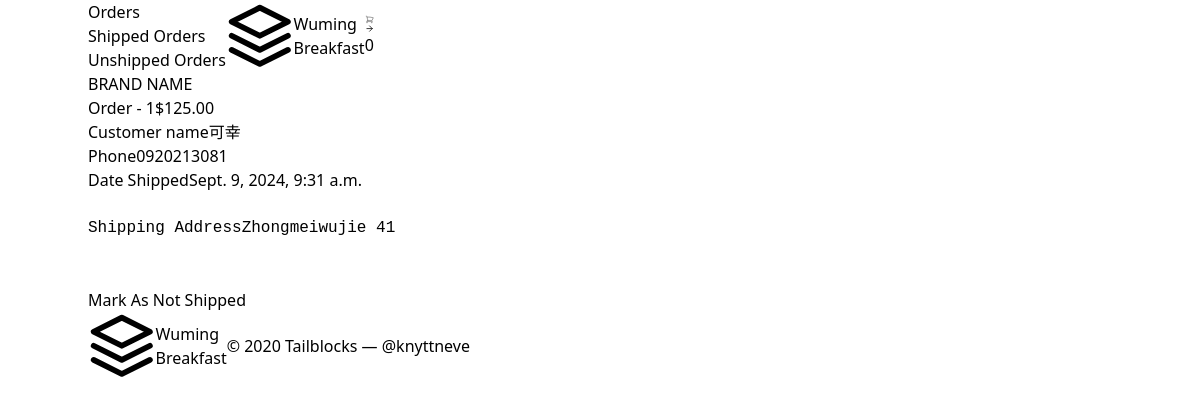
The app's page /payment/order_detail/1/ (signed in) with its own data.
### payment/models.py (models this page shows, shortened)
class Order(models.Model):
    user = models.ForeignKey(User, on_delete=models.CASCADE, blank=True, null=True)
    full_nammes = models.CharField(max_length=200)
    phone = models.CharField(max_length=200)
    email = models.EmailField(max_length=200, blank=True, null=True)
    shipping_address = models.TextField(max_length=200, blank=True, null=True)
    amount_paid = models.DecimalField(max_digits=6, decimal_places=2)
    date_added = models.DateTimeField(auto_now_add=True)
    shipped = models.BooleanField(default=False)
    date_shipped = models.DateTimeField(blank=True, null=True)

### payment/views.py (the view, shortened to what this page needs)
# urls.py: path('order_detail/<int:pk>/', views.order_detail, name='order_detail'),
def order_detail(request, pk):
    if request.user.is_authenticated and request.user.is_superuser:
        order = Order.objects.get(id=pk)
        items = OrderItem.objects.filter(order=pk)
        return render(request, 'payment/order_detail.html',{"order": order, "items": items})
    else:
        messages.error(request, 'You are not authorized to view this page!')
        return redirect('index')

### cart/cart.py (called while the page is built)
    def __len__(self):
        return len(self.cart)

### cart/context_proccessors.py (called while the page is built)
def cart(request):
    return {'cart': Cart(request)}

### payment/templates/payment/order_detail.html (shortened to what this page needs)
{% extends 'wuming/base.html' %}
{% block content %}
<section class="text-gray-600 body-font overflow-hidden">
    <div class="container px-5 py-24 mx-auto">
        <div class="lg:w-4/5 mx-auto flex flex-wrap">
            <div class="lg:w-1/2 w-full lg:pr-10 lg:py-6 mb-6 lg:mb-0">
                <h2 class="text-sm title-font text-gray-500 tracking-widest">BRAND NAME</h2>
                <div class="flex border-t border-gray-200 py-2">
                    <span class="text-gray-500">Order - {{order.id }}</span>
                    <span class="ml-auto text-gray-900">${{ order.amount_paid }}</span>
                </div>
                <div class="flex border-t border-gray-200 py-2">
                    <span class="text-gray-500">Customer name</span>
                    <span class="ml-auto text-gray-900">{{ order.full_nammes }}</span>
                </div>
                <div class="flex border-t border-gray-200 py-2">
                    <span class="text-gray-500">Phone</span>
                    <span class="ml-auto text-gray-900">{{ order.phone }}</span>
                </div>
                <div class="flex border-t border-b mb-6 border-gray-200 py-2">
                {% if order.date_shipped %}
                    <span class="text-gray-500">Date Shipped</span>
                    <span class="ml-auto text-gray-900">{{ order.date_shipped }}</span>
                {% else %}
                    <span class="text-gray-500">Date Ordered</span>
                    <span class="ml-auto text-gray-900">{{ order.date_added }}</span>
                {% endif %}
                </div>
                <pre>
                <div class="flex border-t border-b mb-6 border-gray-200 py-2">
                    <span class="text-gray-500">Shipping Address</span>
                    <span class="ml-auto text-gray-900">{{ order.shipping_address }}</span>
                </div>
                </pre>
                <div class="flex">
                {% if not order.shipped %}
                <form method="POST">
                    {% csrf_token %}
                    <input type="hidden" name="shipping_status" value="true">
                    <button type="submit" class="flex ml-auto text-white bg-yellow-500 border-0 py-2 px-6 focus:outline-none hover:bg-yellow-600 rounded">
                        Mark As Shipped
                    </button>
                </form>
                {% else %}
                <form method="POST">
                    <button class="flex ml-auto text-white bg-red-500 border-0 py-2 px-6 focus:outline-none hover:bg-red-600 rounded">Mark As Not Shipped</button>
                </form>
                {% endif %}
                </div>
            </div>
        </div>
    </div>
</section>
{% endblock %}

### records on screen
Order: id "1", amount_paid "125.00", full_nammes "可幸", phone "0920213081", date_shipped "Sept. 9, 2024, 9:31 a.m.", shipping_address "Zhongmeiwujie 41"

### other values on screen
{{ cart|length }} "0"
